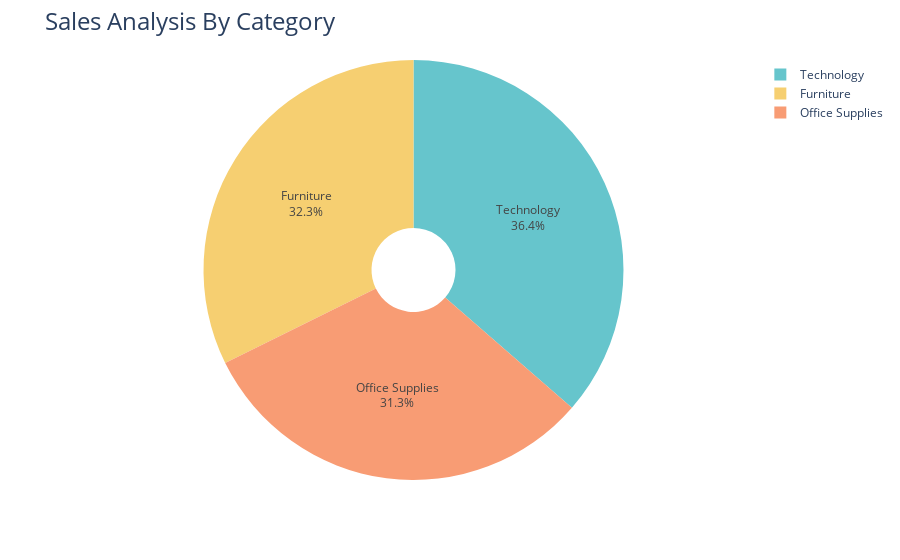

The notebook cell saved with this chart:
### Markdown cell above
# Sales By Category

### Code cell
sales_by_category = data.groupby('Category')['Sales'].sum().reset_index()

fig = px.pie(sales_by_category,
             values='Sales',
             names='Category',
             hole = 0.2,
             color_discrete_sequence = px.colors.qualitative.Pastel)

fig.update_traces(textposition='inside',textinfo='percent+label')
fig.update_layout(title_text ='Sales Analysis By Category', title_font=dict(size=24))

fig.show()

### Figure 1 — Plotly figure (JSON) as saved in the notebook; plotly's stock layout.template omitted (floating-point values rounded to 4 significant figures)
{"data": [{"domain": {"x": [0, 1], "y": [0, 1]}, "hole": 0.2, "hovertemplate": "Category=%{label}<br>Sales=%{value}<extra></extra>", "labels": ["Furniture", "Office Supplies", "Technology"], "legendgroup": "", "name": "", "showlegend": true, "textinfo": "percent+label", "textposition": "inside", "type": "pie", "values": [742000.0, 719000.0, 836200.0]}], "layout": {"legend": {"tracegroupgap": 0}, "margin": {"t": 60}, "piecolorway": ["rgb(102, 197, 204)", "rgb(246, 207, 113)", "rgb(248, 156, 116)", "rgb(220, 176, 242)", "rgb(135, 197, 95)", "rgb(158, 185, 243)", "rgb(254, 136, 177)", "rgb(201, 219, 116)", "rgb(139, 224, 164)", "rgb(180, 151, 231)", "rgb(179, 179, 179)"], "title": {"font": {"size": 24}, "text": "Sales Analysis By Category"}}}
